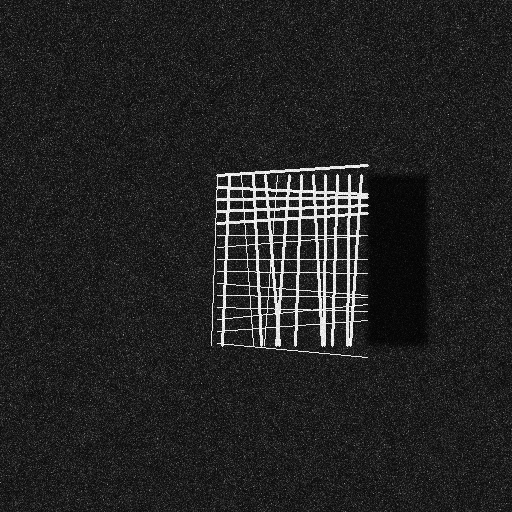
#> input picture data/samples/ghostnet_sample.jpg, 512 x 512 px
$ python -i patchcore_anomaly.py   (imports and definitions only)   (older library calls are emulated)
#> lines starting #> are read from the running program, lines starting #| are printed output that depends on the picture; after the words box and inside, x2 and y2 are one past the last pixel; in counts of white or black regions, pixels touching at a corner belong together
import numpy as np
import cv2
import torch
import torch.nn as nn
from typing import List, Tuple, Optional
from ml.discovery.classical_proposal import CandidateProposal

class PatchCoreAnomalyDetector:
    """
    PatchCore Feature-Memory Anomaly Discovery Engine for Sonar.
    Discovers open-set acoustic anomalies (such as ghost nets) without requiring positive debris labels.
    """

    def __init__(
        self,
        coreset_sampling_ratio: float = 0.1,
        patch_size: int = 16,
        stride: int = 8,
        anomaly_threshold: float = 0.60
    ):
        self.coreset_sampling_ratio = coreset_sampling_ratio
        self.patch_size = patch_size
        self.stride = stride
        self.anomaly_threshold = anomaly_threshold
        self.memory_bank: Optional[np.ndarray] = None
        self.feature_dim: int = 64

    def extract_patch_features(self, image: np.ndarray) -> Tuple[np.ndarray, List[Tuple[int, int]]]:
        """
        Extracts multi-scale texture descriptor vectors for overlapping spatial patches.
        """
        H, W = image.shape
        img_float = image.astype(np.float32) / 255.0

        features = []
        positions = []

        # Extract multi-channel Gabor & gradient spatial features
        sobel_x = cv2.Sobel(img_float, cv2.CV_32F, 1, 0, ksize=3)
        sobel_y = cv2.Sobel(img_float, cv2.CV_32F, 0, 1, ksize=3)
        grad_mag = np.sqrt(sobel_x**2 + sobel_y**2)

        for y in range(0, H - self.patch_size + 1, self.stride):
            for x in range(0, W - self.patch_size + 1, self.stride):
                p_int = img_float[y:y+self.patch_size, x:x+self.patch_size]
                p_grad = grad_mag[y:y+self.patch_size, x:x+self.patch_size]

                # Statistical descriptor (mean, std, percentiles, gradients)
                hist_int, _ = np.histogram(p_int, bins=16, range=(0.0, 1.0))
                hist_grad, _ = np.histogram(p_grad, bins=16, range=(0.0, 1.0))
                stats = np.array([
                    np.mean(p_int), np.std(p_int), np.max(p_int), np.min(p_int),
                    np.mean(p_grad), np.std(p_grad), np.max(p_grad)
                ], dtype=np.float32)

                feat_vec = np.concatenate([hist_int / 16.0, hist_grad / 16.0, stats])
                # Normalize feature vector
                norm = np.linalg.norm(feat_vec) + 1e-6
                features.append(feat_vec / norm)
                positions.append((x + self.patch_size // 2, y + self.patch_size // 2))

        if len(features) == 0:
            return np.zeros((0, 39), dtype=np.float32), []

        return np.array(features, dtype=np.float32), positions

    def fit_normal_seabed(self, normal_images: List[np.ndarray]):
        """
        Builds the reference seafloor memory bank from normal seabed background sonar images.
        Applies greedy coreset subsampling.
        """
        all_features = []
        for img in normal_images:
            feats, _ = self.extract_patch_features(img)
            if len(feats) > 0:
                all_features.append(feats)

        if len(all_features) == 0:
            self.memory_bank = np.random.randn(100, 39).astype(np.float32)
            return

        full_bank = np.vstack(all_features)
        total_samples = len(full_bank)
        num_coreset = min(500, max(10, int(total_samples * self.coreset_sampling_ratio)))

        # Greedy k-center coreset subsampling
        if total_samples <= num_coreset:
            self.memory_bank = full_bank
        else:
            selected_indices = [np.random.randint(0, total_samples)]
            min_dists = np.linalg.norm(full_bank - full_bank[selected_indices[0]], axis=1)

            for _ in range(1, num_coreset):
                farthest_idx = int(np.argmax(min_dists))
                selected_indices.append(farthest_idx)
                new_dists = np.linalg.norm(full_bank - full_bank[farthest_idx], axis=1)
                min_dists = np.minimum(min_dists, new_dists)

            self.memory_bank = full_bank[selected_indices]

    def compute_anomaly_map(self, image: np.ndarray) -> Tuple[np.ndarray, float]:
        """
        Computes the dense spatial anomaly heatmap A(x, y) in [0, 1].
        """
        H, W = image.shape
        if self.memory_bank is None or len(self.memory_bank) == 0:
            # Initialize default baseline memory bank if unfitted
            self.fit_normal_seabed([np.random.uniform(70, 140, (min(H, 512), min(W, 512))).astype(np.uint8)])

        feats, positions = self.extract_patch_features(image)
        if len(feats) == 0:
            return np.zeros((H, W), dtype=np.float32), 0.0

        # Compute nearest neighbor Euclidean distances to memory bank in memory-safe chunks
        from scipy.spatial.distance import cdist
        chunk_size = 2000
        min_dists = np.zeros(len(feats), dtype=np.float32)
        for i in range(0, len(feats), chunk_size):
            chunk = feats[i:i+chunk_size]
            dists = cdist(chunk, self.memory_bank, metric='euclidean')
            min_dists[i:i+chunk_size] = np.min(dists, axis=1)

        # Build 2D heatmap
        anomaly_map = np.zeros((H, W), dtype=np.float32)
        count_map = np.zeros((H, W), dtype=np.float32)
        half_p = self.patch_size // 2

        for (cx, cy), dist in zip(positions, min_dists):
            y0 = max(0, cy - half_p)
            y1 = min(H, cy + half_p)
            x0 = max(0, cx - half_p)
            x1 = min(W, cx + half_p)
            anomaly_map[y0:y1, x0:x1] += dist
            count_map[y0:y1, x0:x1] += 1.0

        count_map = np.maximum(1.0, count_map)
        anomaly_map = anomaly_map / count_map

        # Gaussian smoothing
        smoothed = cv2.GaussianBlur(anomaly_map, (15, 15), 3.0)

        # Normalize to [0, 1] range based on empirical anomaly scaling
        norm_map = np.clip((smoothed - 0.15) / 0.70, 0.0, 1.0)
        peak_score = float(np.max(norm_map))

        return norm_map, peak_score

    def detect_proposals(self, image: np.ndarray, frame_id: str = "frame") -> List[CandidateProposal]:
        """Surfaces candidate anomalous regions exceeding anomaly threshold."""
        anomaly_map, peak_score = self.compute_anomaly_map(image)
        binary_mask = (anomaly_map > self.anomaly_threshold).astype(np.uint8) * 255

        num_labels, labels, stats, centroids = cv2.connectedComponentsWithStats(binary_mask, connectivity=8)

        H, W = image.shape
        proposals = []
        for i in range(1, num_labels):
            area = int(stats[i, cv2.CC_STAT_AREA])
            if area >= 20:
                x = int(stats[i, cv2.CC_STAT_LEFT])
                y = int(stats[i, cv2.CC_STAT_TOP])
                w = int(stats[i, cv2.CC_STAT_WIDTH])
                h = int(stats[i, cv2.CC_STAT_HEIGHT])

                # Reject exact full frame boxes
                if w >= int(W * 0.98) and h >= int(H * 0.98):
                    continue
                cx, cy = float(centroids[i][0]), float(centroids[i][1])

                crop_anomaly = anomaly_map[y:y+h, x:x+w]
                score = float(np.max(crop_anomaly)) if crop_anomaly.size > 0 else 0.0

                crop_img = image[y:y+h, x:x+w]
                mean_int = float(np.mean(crop_img)) if crop_img.size > 0 else 0.0
                peak_int = float(np.max(crop_img)) if crop_img.size > 0 else 0.0
                aspect_ratio = float(max(w, h) / max(1, min(w, h)))

                prop_id = f"PROP-PATCHCORE-{frame_id}-{len(proposals)+1:03d}"
                proposals.append(CandidateProposal(
                    proposal_id=prop_id,
                    bbox=(x, y, w, h),
                    centroid=(cx, cy),
                    confidence=score,
                    sources=["patchcore_anomaly"],
                    area_px=area,
                    mean_intensity=mean_int,
                    peak_intensity=peak_int,
                    aspect_ratio=aspect_ratio,
                    anomaly_score=score
                ))

        return proposals

>>> import cv2
>>> picture = cv2.imread('../../data/samples/ghostnet_sample.jpg', cv2.IMREAD_GRAYSCALE)
#> picture is the input picture: shape (512, 512); min 2, max 255, mean 35.4
>>> result = PatchCoreAnomalyDetector().detect_proposals(picture)
#> in extract_patch_features (call 2), `sobel_y = cv2.Sobel(img_float, cv2.CV_32F, 0, 1, ksize=3)`:
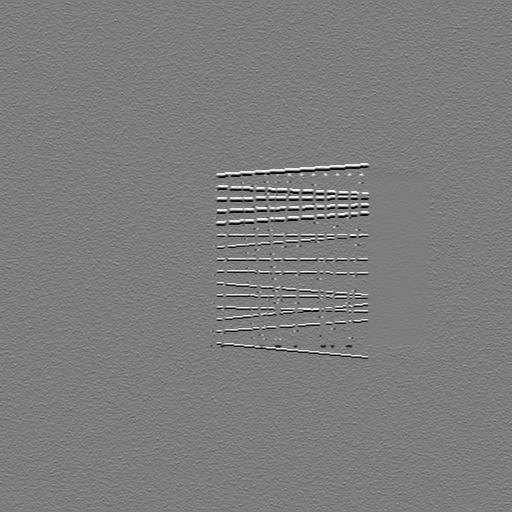
#> sobel_y: shape (512, 512) float32; min -3.64, max 3.75, mean -5.04e-05; drawn with min black and max white
#> in extract_patch_features (call 2), `grad_mag = np.sqrt(sobel_x**2 + sobel_y**2)`:
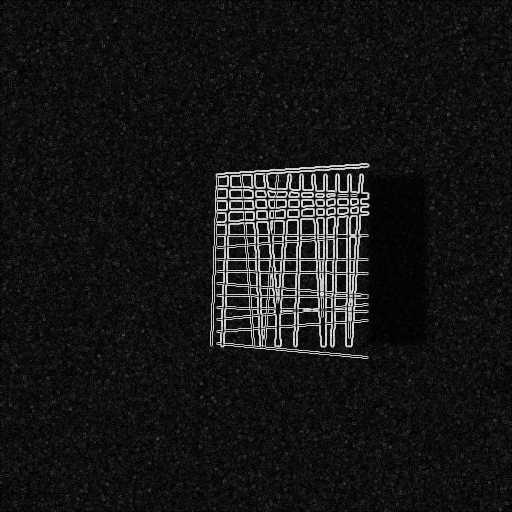
#> grad_mag: shape (512, 512) float32; min 0, max 4.02, mean 0.363; drawn with min black and max white
#> after the loop in extract_patch_features (call 2), `for y in range(0, H - self.patch_size + 1, self.stride):`: features = 3969 items; positions = 3969 pairs, first value 8 to 504, second value 8 to 504
#> in compute_anomaly_map, `min_dists = np.zeros(len(feats), dtype=np.float32)`: min_dists = 3969 values from 0 to 0
#> the loop in compute_anomaly_map, `for i in range(0, len(feats), chunk_size):` made 2 passes
#> i on pass 2: 2000
#> pass 1, in compute_anomaly_map, `dists = cdist(chunk, self.memory_bank, metric='euclidean')`:
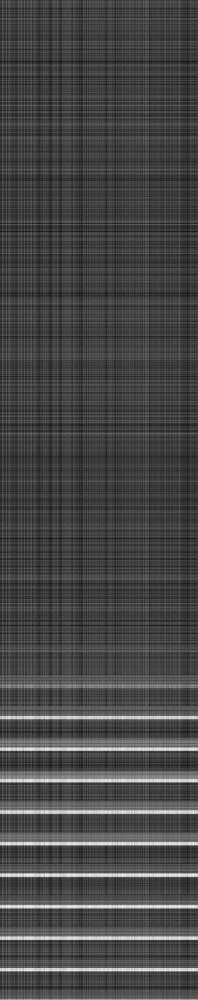
#> dists: shape (2000, 396) float64 (shown at 1/2 size); min 1.13, max 1.39, mean 1.2; drawn with min black and max white
#> pass 2, in compute_anomaly_map, `dists = cdist(chunk, self.memory_bank, metric='euclidean')`:
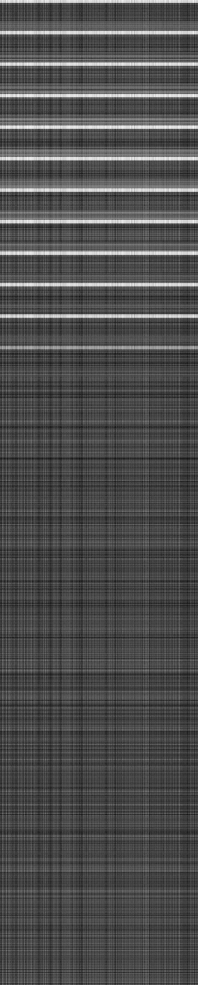
#> dists: shape (1969, 396) float64 (shown at 1/2 size); min 1.12, max 1.39, mean 1.2; drawn with min black and max white
#> after the loop in compute_anomaly_map, `for i in range(0, len(feats), chunk_size):`: min_dists = 3969 values, max 1.33 at index 2252, min 1.12 at index 3463, mean 1.17
#> the loop in compute_anomaly_map, `for (cx, cy), dist in zip(positions, min_dists):` made 3969 passes
#> (cx, dist, x0, x1) on passes 1 to 3: (8, 1.17, 0, 16), (16, 1.16, 8, 24), (24, 1.17, 16, 32)
#> after the loop in compute_anomaly_map, `for (cx, cy), dist in zip(positions, min_dists):`:
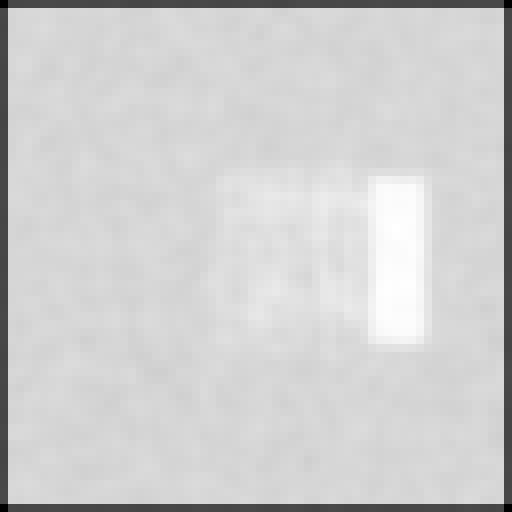
#> anomaly_map: shape (512, 512) float32; min 1.16, max 5.3, mean 4.54; drawn with min black and max white
#> after the loop in compute_anomaly_map, `for (cx, cy), dist in zip(positions, min_dists):`:
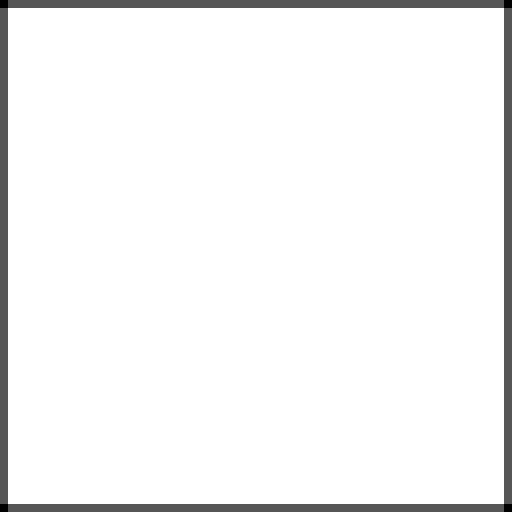
#> count_map: shape (512, 512) float32; min 1, max 4, mean 3.88; drawn with min black and max white
#> in compute_anomaly_map, `anomaly_map = anomaly_map / count_map`:
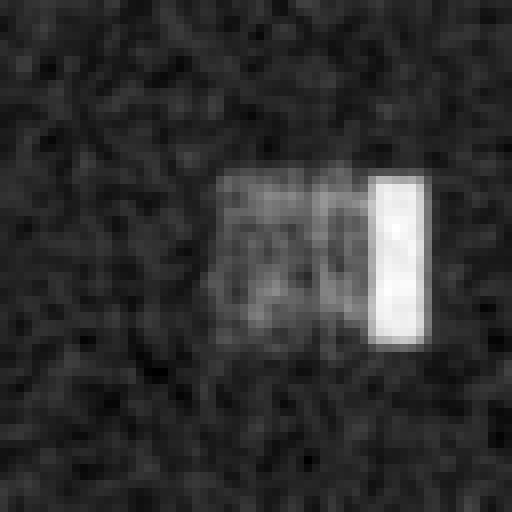
#> anomaly_map: shape (512, 512) float32; min 1.13, max 1.33, mean 1.17; drawn with min black and max white
#> in compute_anomaly_map, `norm_map = np.clip((smoothed - 0.15) / 0.70, 0.0, 1.0)`: norm_map: shape (512, 512) float32; every value is 1
#> in compute_anomaly_map, `peak_score = float(np.max(norm_map))`: peak_score = 1
#> in detect_proposals, `binary_mask = (anomaly_map > self.anomaly_threshold).astype(np.uint8) ..`: binary_mask: shape (512, 512); every value is 255
#> in detect_proposals, `num_labels, labels, stats, centroids = cv2.connectedComponentsWithStat..`: labels: shape (512, 512) int32; every value is 1
#> in detect_proposals, `num_labels, labels, stats, centroids = cv2.connectedComponentsWithStat..`: num_labels = 2; stats = [[-1, 2147483647, 0, 0, 0], [0, 0, 512, 512, 262144]]; centroids = [[nan, nan], [255.5, 255.5]]
#> the loop in detect_proposals, `for i in range(1, num_labels):` made 1 pass
#> (area, x, y, w, h) on pass 1: (262144, 0, 0, 512, 512)
#> after the loop in detect_proposals, `for i in range(1, num_labels):`: proposals = []
#> result = []

$ run again, on data/samples/mine_sample.jpg
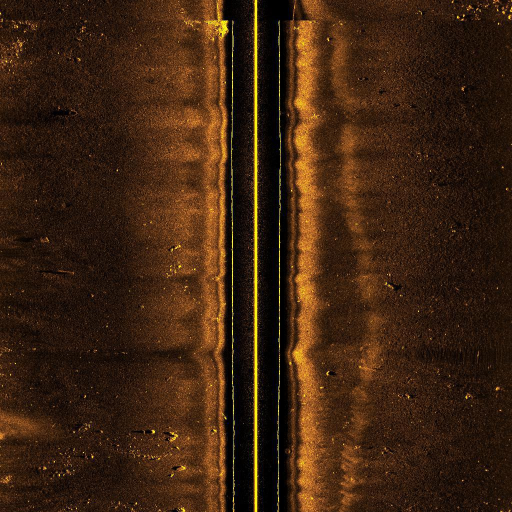
#> input picture data/samples/mine_sample.jpg, 1024 x 1024 px (shown at 1/2 size)
#> in compute_anomaly_map, `feats, positions = self.extract_patch_features(image)`: positions = 16129 pairs, first value 8 to 1016, second value 8 to 1016
#> in compute_anomaly_map, `min_dists = np.zeros(len(feats), dtype=np.float32)`: min_dists = 16129 values from 0 to 0
#> the loop in compute_anomaly_map, `for i in range(0, len(feats), chunk_size):` made 9 passes
#> i on passes 2 to 9: 2000, 4000, 6000, 8000, 10000, 12000, 14000, 16000
#> pass 1, in compute_anomaly_map, `dists = cdist(chunk, self.memory_bank, metric='euclidean')`:
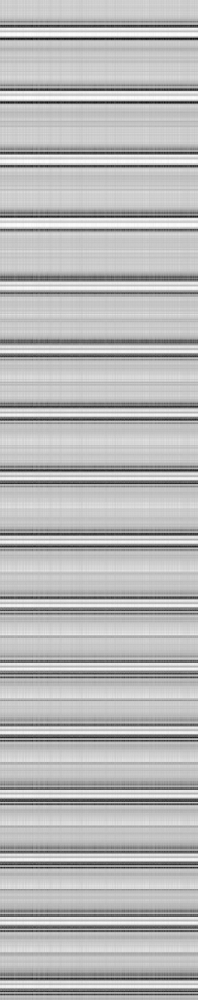
#> dists: shape (2000, 396) float64 (shown at 1/2 size); min 0.321, max 1.41, mean 1.11; drawn with min black and max white
#> after the loop in compute_anomaly_map, `for i in range(0, len(feats), chunk_size):`: min_dists = 16129 values, max 1.36 at index 69, min 0.234 at index 7037, mean 1.06
#> the loop in compute_anomaly_map, `for (cx, cy), dist in zip(positions, min_dists):` made 16129 passes
#> (cx, dist, x0, x1) on passes 1 to 3: (8, 1.18, 0, 16), (16, 1.17, 8, 24), (24, 1.17, 16, 32)
#> in compute_anomaly_map, `peak_score = float(np.max(norm_map))`: peak_score = 1
#> in detect_proposals, `binary_mask = (anomaly_map > self.anomaly_threshold).astype(np.uint8) ..`:
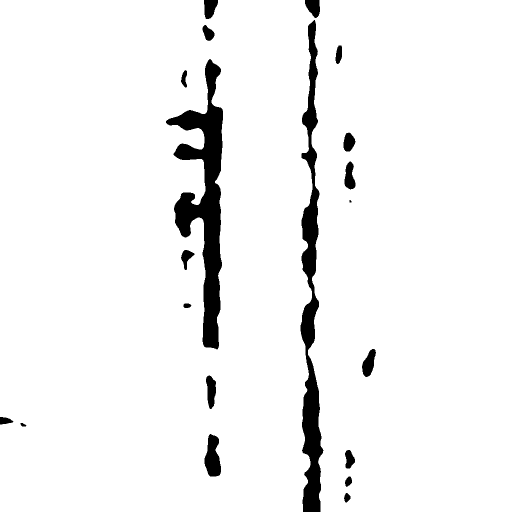
#> binary_mask: shape (1024, 1024) (shown at 1/2 size); 94.8% white; 20 black regions (1 under 20 px), largest, box (x1, y1, x2, y2) and area: (332, 118, 446, 699) 24116, (601, 40, 647, 1024) 20264, (409, 868, 442, 953) 1970
#> num_labels = 2; stats = [[0, 0, 752, 1024, 54312], [0, 0, 1024, 1024, 994264]]; centroids = [[510.4, 500.9], [511.6, 512.1]]
#> the loop in detect_proposals, `for i in range(1, num_labels):` made 1 pass
#> (area, x, y, w, h) on pass 1: (994264, 0, 0, 1024, 1024)
#> after the loop in detect_proposals, `for i in range(1, num_labels):`: proposals = []
